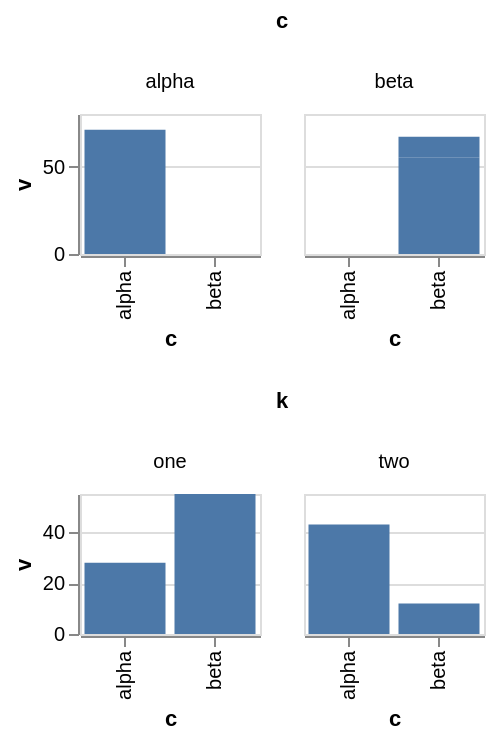

The Vega-Lite source for this figure:
### Vega-Lite specification from a JSON file in a GitHub repository (floating-point values rounded to 4 significant figures)
{"$schema": "https://vega.github.io/schema/vega-lite/v6.json", "description": "A stack groups by the dimensions it was given and then by the facet's own fields, `groupby: [...this.getGroupbyFields(), ...facetby]` — **concatenated, not merged**. A chart that facets by the column it also plots along therefore names that column twice, and upstream writes it twice. Grouping by `c` and then by `c` again is the same partition either way, so this is a difference in what is emitted rather than in what is drawn — which is exactly the kind the specification comparison exists to catch and the picture cannot. The same rule was already written for the imputation's own groupby a few lines further down and applied to only one of the two. The second row is the ordinary case, faceting by a different column from the one on `x`, where the two lists have nothing in common and concatenating and merging agree.", "data": {"values": [{"c": "alpha", "k": "one", "v": 28}, {"c": "beta", "k": "one", "v": 55}, {"c": "alpha", "k": "two", "v": 43}, {"c": "beta", "k": "two", "v": 12}]}, "vconcat": [{"mark": "bar", "width": 90, "height": 70, "encoding": {"x": {"field": "c", "type": "nominal"}, "y": {"field": "v", "type": "quantitative"}, "column": {"field": "c", "type": "nominal"}}}, {"mark": "bar", "width": 90, "height": 70, "encoding": {"x": {"field": "c", "type": "nominal"}, "y": {"field": "v", "type": "quantitative"}, "column": {"field": "k", "type": "nominal"}}}]}
